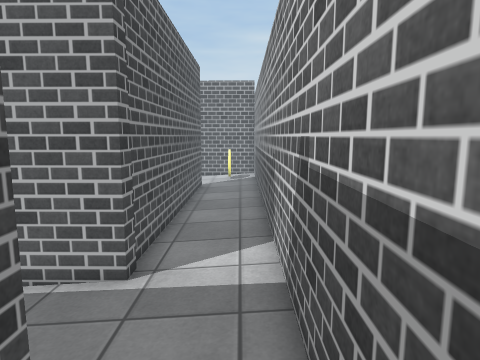
View 1 (above)

17 first-person views from a walk through a Unity game level. The camera is 1.5 m above the floor, tilts 8° down and sees 75° across. The floor is counted in squares, 0.5 m on a side. Each view is taken from the middle of a square. On the plan, view 1 faces up. The plan holds only what a view shows up to about 20 squares ahead; the rest is blank. The place goes on beyond the plan. The player is left out. Surface patterns are stand-ins for the level's own textures.

View 2
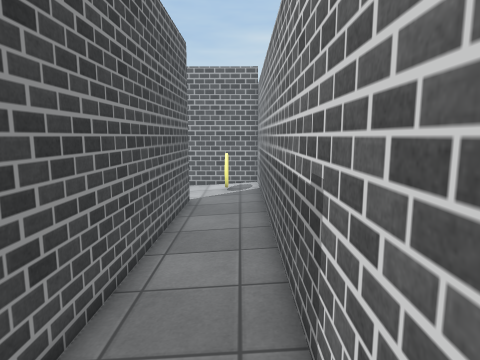

View 3
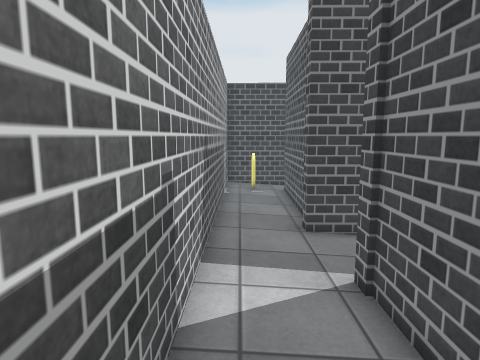

View 4
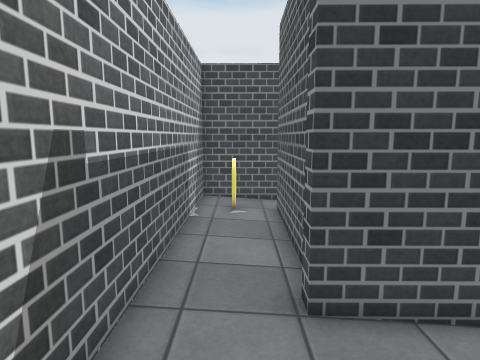

View 5
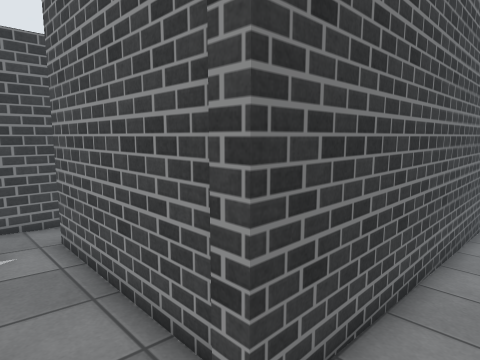

View 6
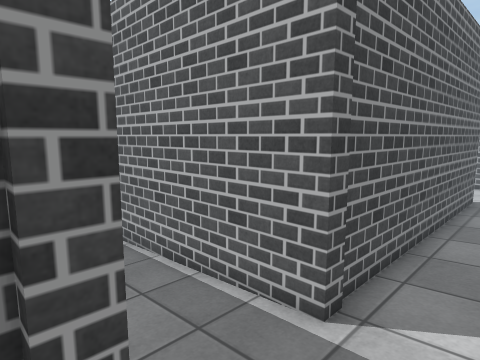

View 7
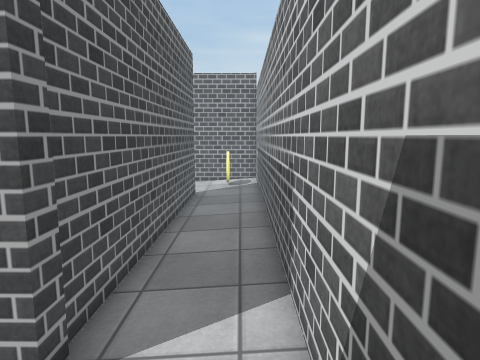

View 8
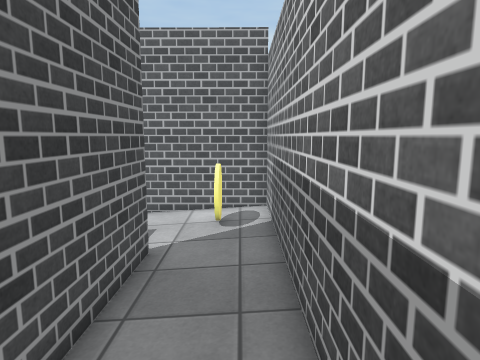

View 9
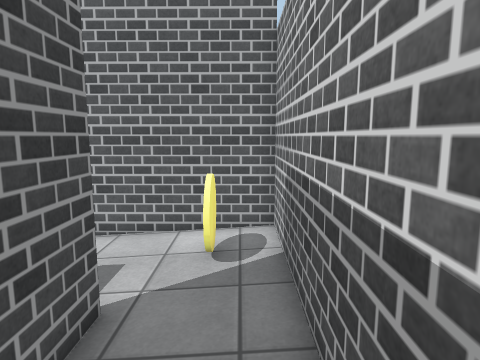

View 10
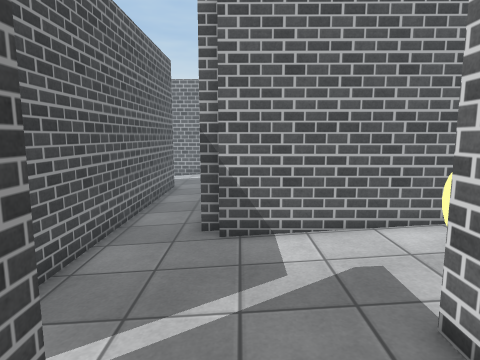

View 11
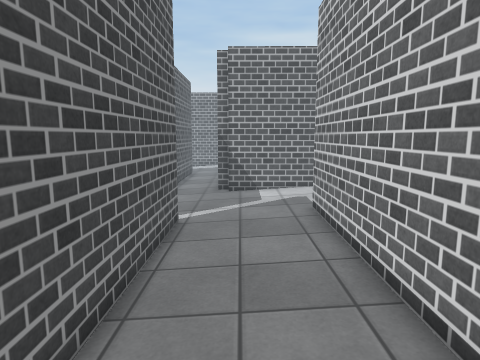

View 12
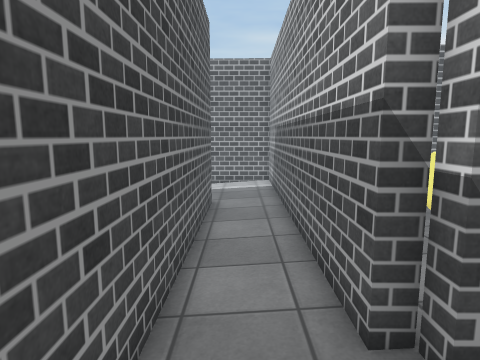

View 13
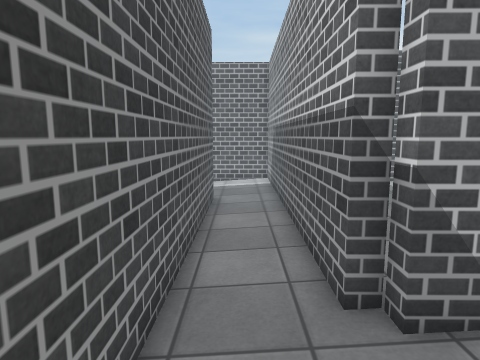

View 14
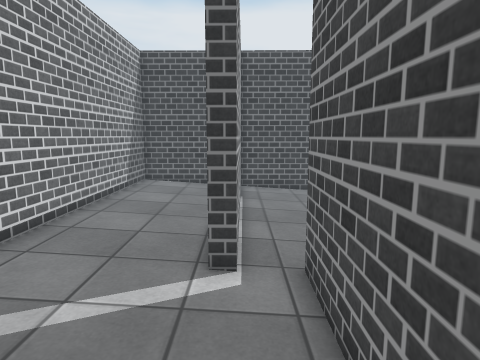

View 15
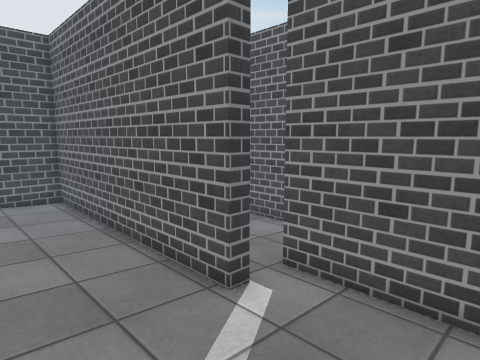

View 16
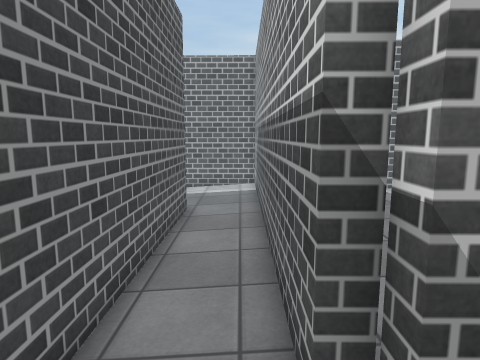

View 17
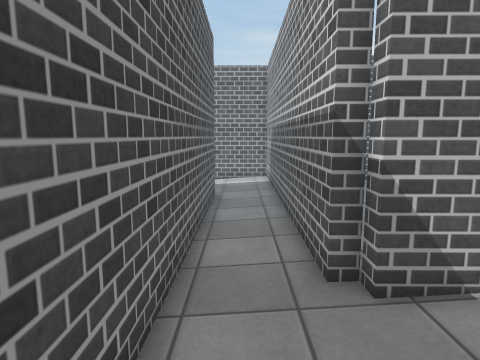

### Floor plan
Points are (right, up) in squares from view 1. A wall is a line through its corners. A room is listed if a view was taken in it or the views show most of it. See-through windows are left out.
Room 1 (views 1, 2, 3, 4, 5, 6, 7, 8, 9)
walls: (-2.5, 2.4) (-2.6, -5.1); (-2.7, 0.8) (-2.8, -5.1); (-10.6, 3.1) (-2.2, 3) (-2.2, 2.3); (-2.5, 20.3) (-2.6, 6.5) (-10.5, 6.6); (-3.2, -7) (0.8, -7.1) (1.1, 25.1) (-3.4, 25.2)
ways out: opening at (-3, 22.5) to room 2; opening at (-3, -6)
objects: yellow disc (-1, -5); yellow disc (-1, 23)
Room 2 (views 10, 11, 12, 13, 14, 15, 16, 17)
walls: (-9, 19.4) (-8.3, 19.4) (-8.4, 7.2) (-3.3, 7.2) (-3.1, 20.3); (-3.4, 25.2) (-6.6, 25.2) (-6.6, 25.9) (-7.2, 25.9) (-7.1, 42.2); (-10.3, 36.4) (-10.5, 20)
ways out: opening at (-3, 22.5) to room 1

Positions as (right, up) in squares from view 1, and headings:
1: (0, 0), facing up
2: (0, 5), facing up
3: (0, 13), facing down
4: (-1, 8), facing down
5: (0, 5), facing down-left
6: (0, 2), facing up-left
7: (0, 3), facing up
8: (0, 12), facing up
9: (0, 15), facing up
10: (-6, 16), facing up
11: (-6, 8), facing up
12: (-9, 22), facing up
13: (-9, 21), facing up
14: (-9, 26), facing down
15: (-4, 24), facing down-left
16: (-8, 23), facing up
17: (-9, 20), facing up
